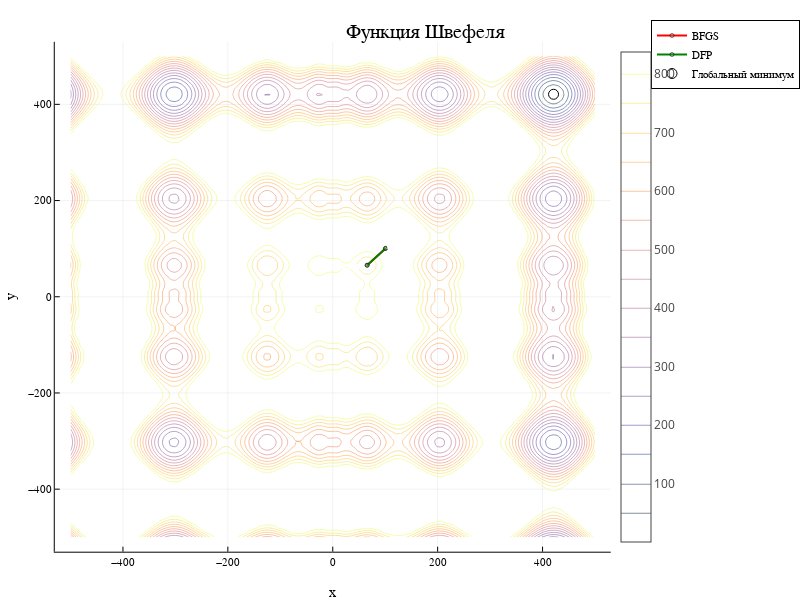

The cell this chart's notebook holds for it:
### Code cell
# Для функции Швефеля
x0_schwefel = [100.5, 100.5]
x_range_schwefel = -500.0:10.0:500.0
y_range_schwefel = -500.0:10.0:500.0
global_min_schwefel = [420.9687, 420.9687]
run_optimization(schwefel, x0_schwefel, "Функция Швефеля", x_range_schwefel, y_range_schwefel, global_min_schwefel)

### Figure 1 — Plotly figure (JSON) as saved in the notebook; plotly's stock layout.template omitted (floating-point values rounded to 4 significant figures; data arrays with more than 128 entries replaced by an {"elided": "..."} marker saying what was removed)
{"data": [{"colorbar": {"len": 0.9105, "title": "", "x": 0.7634, "y": 0.5058}, "colorscale": {"elided": "256x2 mixed values"}, "contours": {"coloring": "lines", "showlabels": false}, "name": "y1", "ncontours": 22, "showlegend": false, "showscale": true, "type": "contour", "x": [-500, -490, -480, -470, -460, -450, -440, -430, -420, -410, -400, -390, -380, -370, -360, -350, -340, -330, -320, -310, -300, -290, -280, -270, -260, -250, -240, -230, -220, -210, -200, -190, -180, -170, -160, -150, -140, -130, -120, -110, -100, -90, -80, -70, -60, -50, -40, -30, -20, -10, 0, 10, 20, 30, 40, 50, 60, 70, 80, 90, 100, 110, 120, 130, 140, 150, 160, 170, 180, 190, 200, 210, 220, 230, 240, 250, 260, 270, 280, 290, 300, 310, 320, 330, 340, 350, 360, 370, 380, 390, 400, 410, 420, 430, 440, 450, 460, 470, 480, 490, 500], "xaxis": "x", "y": [-500, -490, -480, -470, -460, -450, -440, -430, -420, -410, -400, -390, -380, -370, -360, -350, -340, -330, -320, -310, -300, -290, -280, -270, -260, -250, -240, -230, -220, -210, -200, -190, -180, -170, -160, -150, -140, -130, -120, -110, -100, -90, -80, -70, -60, -50, -40, -30, -20, -10, 0, 10, 20, 30, 40, 50, 60, 70, 80, 90, 100, 110, 120, 130, 140, 150, 160, 170, 180, 190, 200, 210, 220, 230, 240, 250, 260, 270, 280, 290, 300, 310, 320, 330, 340, 350, 360, 370, 380, 390, 400, 410, 420, 430, 440, 450, 460, 470, 480, 490, 500], "yaxis": "y", "z": {"elided": "101x101 float values"}, "zmax": 837.8, "zmin": 0.2368}, {"colorbar": {"len": 0.9105, "title": "", "x": 0.7634, "y": 0.5058}, "legendgroup": "BFGS", "line": {"color": "rgba(255, 0, 0, 1.000)", "dash": "solid", "shape": "linear", "width": 2}, "marker": {"color": "rgba(227, 111, 71, 0.500)", "line": {"color": "rgba(0, 0, 0, 0.500)", "width": 1}, "size": 4, "symbol": "circle"}, "mode": "lines+markers", "name": "BFGS", "showlegend": true, "type": "scatter", "x": [100.5, 65.55], "xaxis": "x", "y": [100.5, 65.55], "yaxis": "y", "zmax": 837.8, "zmin": 0.2368}, {"colorbar": {"len": 0.9105, "title": "", "x": 0.7634, "y": 0.5058}, "legendgroup": "DFP", "line": {"color": "rgba(0, 128, 0, 1.000)", "dash": "solid", "shape": "linear", "width": 2}, "marker": {"color": "rgba(62, 164, 78, 0.500)", "line": {"color": "rgba(0, 0, 0, 0.500)", "width": 1}, "size": 4, "symbol": "circle"}, "mode": "lines+markers", "name": "DFP", "showlegend": true, "type": "scatter", "x": [100.5, 65.55], "xaxis": "x", "y": [100.5, 65.55], "yaxis": "y", "zmax": 837.8, "zmin": 0.2368}, {"colorbar": {"len": 0.9105, "title": "", "x": 0.7634, "y": 0.5058}, "legendgroup": "Глобальный минимум", "marker": {"color": "rgba(255, 255, 255, 1.000)", "line": {"color": "rgba(0, 0, 0, 1.000)", "width": 1}, "size": 10, "symbol": "circle"}, "mode": "markers", "name": "Глобальный минимум", "showlegend": true, "type": "scatter", "x": [421.0], "xaxis": "x", "y": [421.0], "yaxis": "y", "zmax": 837.8, "zmin": 0.2368}], "layout": {"annotations": [{"font": {"color": "rgba(0, 0, 0, 1.000)", "family": "sans-serif", "size": 20}, "rotation": 0, "showarrow": false, "text": "Функция Швефеля", "x": 0.5318, "xanchor": "center", "xref": "paper", "y": 1, "yanchor": "top", "yref": "paper"}, {"font": {"color": "rgba(255, 255, 255, 1.000)", "family": "sans-serif", "size": 11}, "rotation": 0, "showarrow": false, "text": "Старт", "x": 100.5, "xanchor": "left", "xref": "x", "y": 100.5, "yanchor": "middle", "yref": "y"}, {"font": {"color": "rgba(255, 255, 255, 1.000)", "family": "sans-serif", "size": 11}, "rotation": 0, "showarrow": false, "text": "Финиш", "x": 65.55, "xanchor": "right", "xref": "x", "y": 65.55, "yanchor": "middle", "yref": "y"}, {"font": {"color": "rgba(255, 255, 255, 1.000)", "family": "sans-serif", "size": 11}, "rotation": 0, "showarrow": false, "text": "Старт", "x": 100.5, "xanchor": "left", "xref": "x", "y": 100.5, "yanchor": "middle", "yref": "y"}, {"font": {"color": "rgba(255, 255, 255, 1.000)", "family": "sans-serif", "size": 11}, "rotation": 0, "showarrow": false, "text": "Финиш", "x": 65.55, "xanchor": "right", "xref": "x", "y": 65.55, "yanchor": "middle", "yref": "y"}], "height": 600, "legend": {"bgcolor": "rgba(255, 255, 255, 1.000)", "bordercolor": "rgba(0, 0, 0, 1.000)", "borderwidth": 1, "font": {"color": "rgba(0, 0, 0, 1.000)", "family": "sans-serif", "size": 11}, "title": {"font": {"color": "rgba(0, 0, 0, 1.000)", "family": "sans-serif", "size": 15}, "text": ""}, "tracegroupgap": 0, "traceorder": "normal", "x": 1, "xanchor": "auto", "y": 1, "yanchor": "auto"}, "margin": {"b": 20, "l": 0, "r": 0, "t": 20}, "paper_bgcolor": "rgba(255, 255, 255, 1.000)", "plot_bgcolor": "rgba(255, 255, 255, 1.000)", "showlegend": true, "width": 800, "xaxis": {"anchor": "y", "domain": [0.06846, 0.7634], "gridcolor": "rgba(0, 0, 0, 0.100)", "gridwidth": 0.5, "linecolor": "rgba(0, 0, 0, 1.000)", "mirror": false, "range": [-530, 530], "showgrid": true, "showline": true, "showticklabels": true, "tickangle": 0, "tickcolor": "rgb(0, 0, 0)", "tickfont": {"color": "rgba(0, 0, 0, 1.000)", "family": "sans-serif", "size": 11}, "tickmode": "array", "ticks": "inside", "ticktext": ["−400", "−200", "0", "200", "400"], "tickvals": [-400, -200, 0, 200, 400], "title": "x", "titlefont": {"color": "rgba(0, 0, 0, 1.000)", "family": "sans-serif", "size": 15}, "type": "-", "visible": true, "zeroline": false, "zerolinecolor": "rgba(0, 0, 0, 1.000)"}, "yaxis": {"anchor": "x", "domain": [0.05054, 0.961], "gridcolor": "rgba(0, 0, 0, 0.100)", "gridwidth": 0.5, "linecolor": "rgba(0, 0, 0, 1.000)", "mirror": false, "range": [-530, 530], "showgrid": true, "showline": true, "showticklabels": true, "tickangle": 0, "tickcolor": "rgb(0, 0, 0)", "tickfont": {"color": "rgba(0, 0, 0, 1.000)", "family": "sans-serif", "size": 11}, "tickmode": "array", "ticks": "inside", "ticktext": ["−400", "−200", "0", "200", "400"], "tickvals": [-400, -200, 0, 200, 400], "title": "y", "titlefont": {"color": "rgba(0, 0, 0, 1.000)", "family": "sans-serif", "size": 15}, "type": "-", "visible": true, "zeroline": false, "zerolinecolor": "rgba(0, 0, 0, 1.000)"}}}
